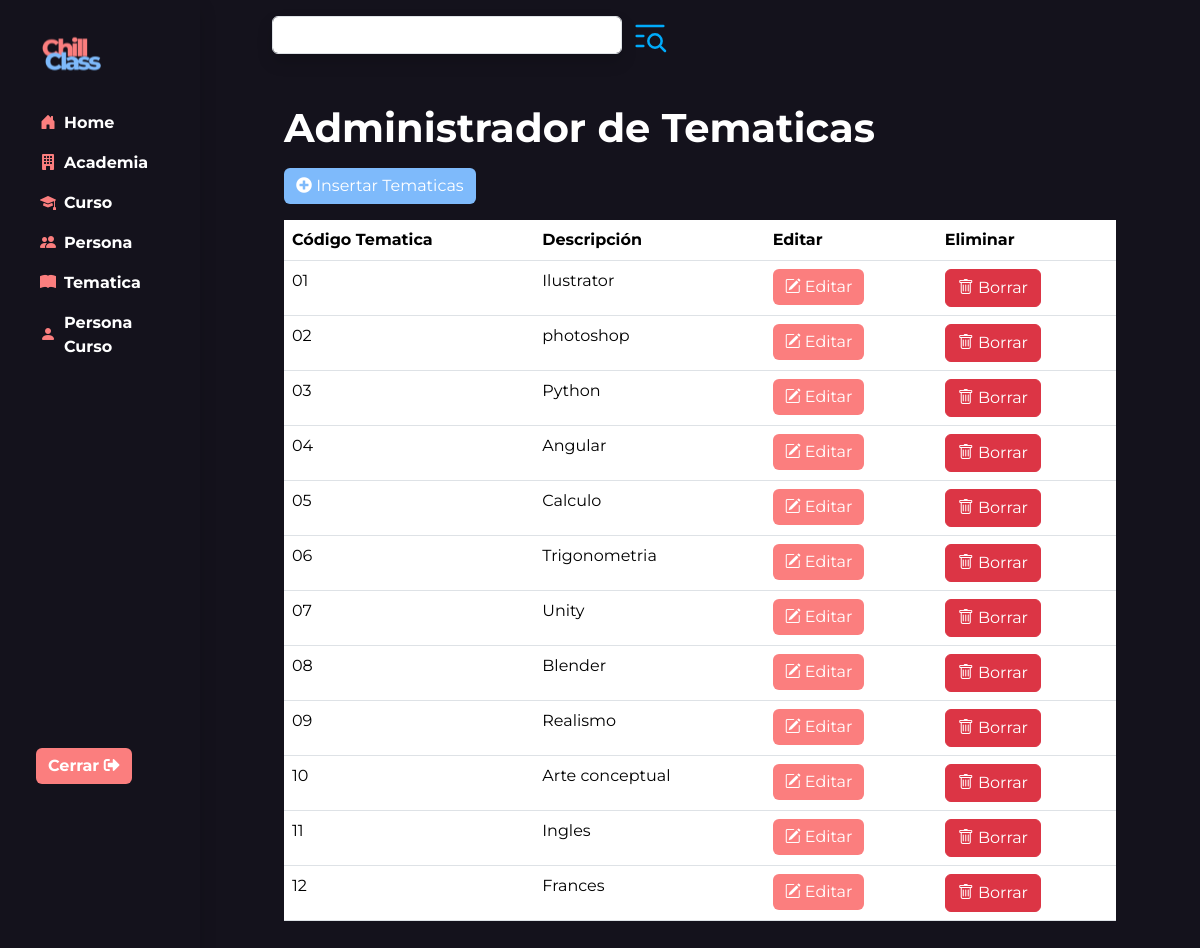
/admin/crud/tematica/tematica.php, run on the app's committed database.
### tables this page shows
CREATE TABLE `tematica` (
  `cod_tematica` varchar(10) NOT NULL,
  `descripcion` varchar(50) DEFAULT NULL,
  PRIMARY KEY (`cod_tematica`)
);

### admin/crud/tematica/tematica.php (the view, shortened to what this page needs)
<!DOCTYPE html>
<html lang="es">
<head>
    <link rel="stylesheet" href="../assets/styles/normalize.css">
    <link rel="stylesheet" href="../assets/styles/styles.css">
    <link rel="stylesheet" href="../assets/libs/node_modules/bootstrap/dist/css/bootstrap.css">
    <link rel="stylesheet" href="https://pro.fontawesome.com/releases/v5.10.0/css/all.css" />
    <link rel="stylesheet" href="https://cdn.jsdelivr.net/npm/bootstrap-icons@1.10.5/font/bootstrap-icons.css">
</head>
<body class="oscuro">
    <header class="header">
        <form id="forma" name="forma" action="tematica.php">
            <div class="container-fluid">
                <div class="row flex-nowrap">
                    <?php include("../components/sidebar_admin.php") ?>
                    <div class="col py-3">
                        <div class="container">
                            <div class="buscar d-flex p-5 pt-0 pb-0 container">
                                <div class="buscar1">
                                    <input type="text" id="buscar" name="buscar" class="input-categorias shadow form-control pe-5 me-2" style="width: 350px;">
                                </div>
                                <div class="buscar2 ">
                                    <a href="#">
                                    </a>
                                </div>
                            </div>
                            <div class="p-5 tx-blanco">
                                <div class="container ">
                                    <h1 class="fw-bold">Administrador de Tematicas</h1>
                                    <a href="./insertar_tematica.php" class="btn btn-secondary mt-2"><i class="fas fa-plus-circle"></i> Insertar Tematicas</a>
                                    <?php
                                    $mysql_host = 'localhost';
                                    $mysql_user = 'root';
                                    $password = '';
                                    $dbhandle = mysqli_connect($mysql_host, $mysql_user, $password) or die('Problemas de conexión BD');
                                    if (empty($_GET['buscar'])) {
                                        $result = mysqli_query($dbhandle, "select cod_tematica, descripcion FROM tematica ;") or die(mysqli_error($dbhandle));
                                    } else {
                                        $result = mysqli_query($dbhandle, "select cod_tematica, descripcion FROM tematica where descripcion like '%" . $_GET['buscar'] . "%';") or die(mysqli_error($dbhandle));
                                    }
                                    ?>
                                    <table class="table tx-blanco mt-3">
                                        <thead>
                                            <tr>
                                                <th>Código Tematica</th>
                                                <th>Descripción</th>
                                                <th>Editar</th>
                                                <th>Eliminar</th>
                                            </tr>
                                        </thead>
                                        <tbody>
                                            <?php
                                            while ($row = mysqli_fetch_array($result, MYSQLI_ASSOC)) {
                                                echo "<tr>";
                                                echo "<td>" . $row['cod_tematica'] . "</td>";
                                                echo "<td>" . $row['descripcion'] . "</td>";
                                                echo "<td><a class='btn btn-primary' href='editar_tematica.php?num=" . $row['cod_tematica'] . "'><i class='bi bi-pencil-square'></i> Editar</a></td>";
                                                echo "<td><a class='btn btn-danger' href='#' onclick='abrirModal(\"" . $row['cod_tematica'] . "\")'><i class='bi bi-trash'></i> Borrar</a></td>";
                                                echo "</tr>";
                                            }
                                            ?>
                                        </tbody>
                                    </table>
                                </div>
                            </div>
                        </div>
                    </div>
                </div>
            </div>
        </form>
    </header>
</body>
</body>
</html>

### admin/crud/assets/styles/styles.css (style rules this page uses)
:root { --Light-Blue: #7EBAFB; --Ligt-Pink: #FB7E7E; --Gray-Nigt: #14121C; --Gray-Nigt-Input: rgba(20, 18, 28, 0.9); --White: #FFFFFF; --Black: #000000; }
* { font-family: 'Montserrat', sans-serif; }
.oscuro { background: var(--Gray-Nigt) !important; }
.tx-blanco { color: var(--White) !important; }
.btn-primary { background: var(--Ligt-Pink) !important; border: var(--Ligt-Pink) !important; }
.btn-secondary { background: var(--Light-Blue) !important; border: var(--Light-Blue) !important; }

### data on the page
tematica: cod_tematica "01", descripcion "Ilustrator"
tematica: cod_tematica "02", descripcion "photoshop"
tematica: cod_tematica "03", descripcion "Python"
tematica: cod_tematica "04", descripcion "Angular"
tematica: cod_tematica "05", descripcion "Calculo"
tematica: cod_tematica "06", descripcion "Trigonometria"
tematica: cod_tematica "07", descripcion "Unity"
tematica: cod_tematica "08", descripcion "Blender"
tematica: cod_tematica "09", descripcion "Realismo"
tematica: cod_tematica "10", descripcion "Arte conceptual"
tematica: cod_tematica "11", descripcion "Ingles"
tematica: cod_tematica "12", descripcion "Frances"
